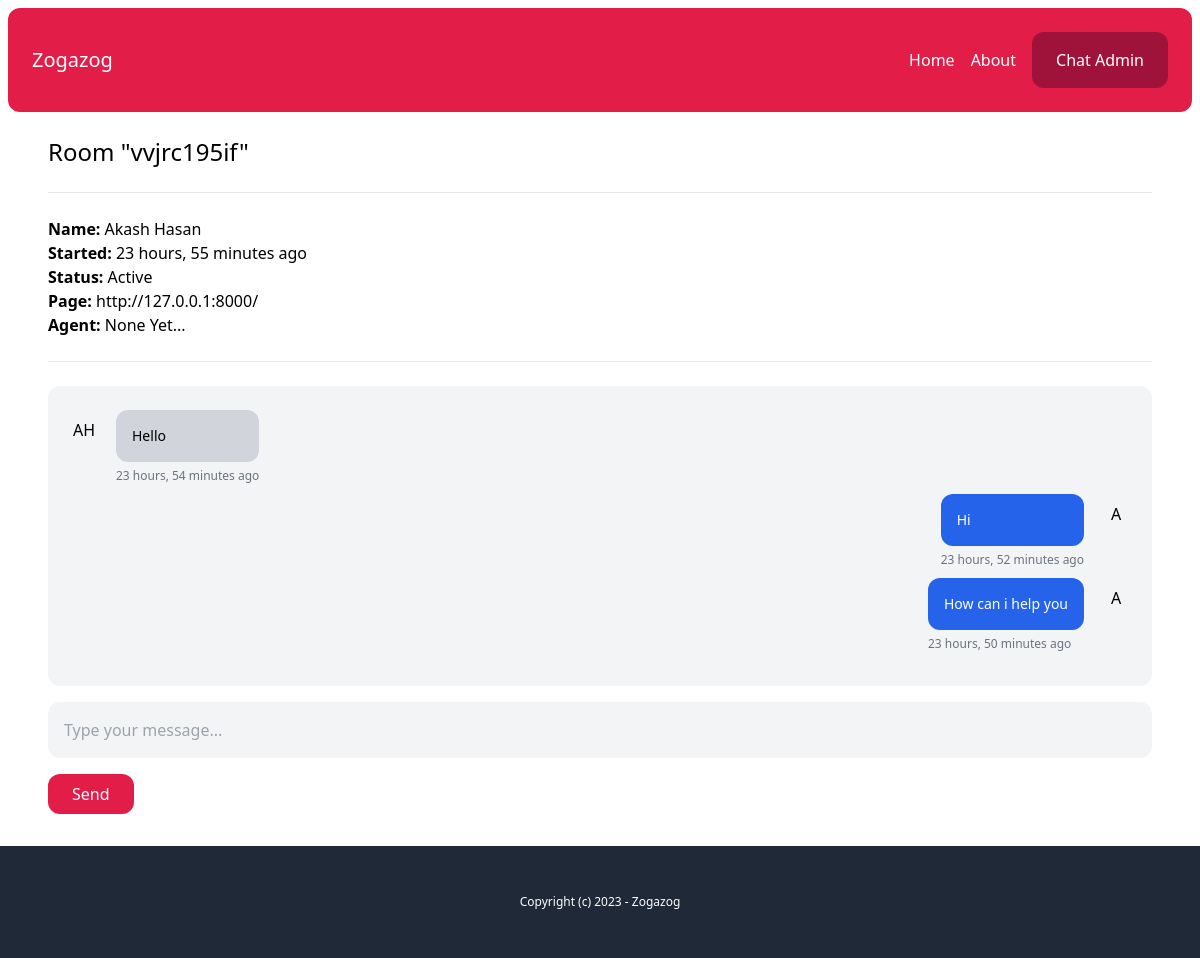
The page /chat-room/vvjrc195if/ (signed in) on the database its author committed.
### chat/models.py (models this page shows, shortened)
class Room(models.Model):
    WAITING = 'waiting'
    ACTIVE = 'active'
    CLOSED = 'closed'
    CHOICES_STATUS = (
        (WAITING, 'Waiting'),
        (ACTIVE, 'Active'),
        (CLOSED, 'Closed'),
    )
    uuid = models.CharField(_("UUID"), max_length=255)
    client = models.CharField(_("Client"), max_length=255)
    agent = models.ForeignKey(User, related_name='rooms',blank=True,null=True, on_delete=models.SET_NULL)
    messages = models.ManyToManyField(Message, blank=True)
    url = models.CharField(_("URL"), max_length=255,blank=True,null=True)
    status = models.CharField(_("STATUS"), max_length=20,choices=CHOICES_STATUS,default=WAITING)
    created_at = models.DateTimeField(_("Created At"), auto_now=False, auto_now_add=True)
    class Meta:
        ordering = ('-created_at',)

class Message(models.Model):
    body = models.TextField(_("Message"))
    send_by = models.CharField(_("Send By"), max_length=255)
    created_at = models.DateTimeField(_("Created At"), auto_now=False, auto_now_add=True)
    created_by = models.ForeignKey(User,blank=True,null=True, on_delete=models.SET_NULL)
    class Meta:
        ordering = ('created_at',)

### chat/views.py (the view)
# urls.py: path('chat-room/<str:uuid>/', views.room, name="chat-room"),
@login_required
def room(request,uuid):
    room = Room.objects.get(uuid=uuid)
    if room.status == Room.WAITING:
        room.status = Room.ACTIVE
        room.agent = request.user
        room.save()
    return render(request, 'chat/room.html', {'room': room})

### chat/templatetags/chatextras.py (called while the page is built)
@register.filter(name='initials')
def initials(value):
    initials = ''
    for name in value.split(" "):
        if name and len(initials) < 3:
            initials += name[0].upper()
    return initials

### chat/templates/chat/room.html (shortened to what this page needs)
{% extends "core/base.html" %}
{% load static chatextras  %}
{% block content %}
    <h1 class="text-2xl">Room "{{room.uuid}}"</h1>
    <hr class="my-6">
    <p class="mb-6">
        <b>Name: </b> {{room.client}} <br>
        <b>Started: </b> {{room.created_at|timesince}} ago <br>
        <b>Status: </b> {{room.get_status_display}} <br>
        <b>Page: </b> {{room.url}} <br>
        <b>Agent: </b> {% firstof room.created_by.name 'None Yet...'  %} <br>
    </p>
    <hr class="mb-6">
    <div id="chat_log" class="mb-4 p-4 bg-gray-100 rounded-xl overflow-scroll flex flex-col flex-grow h-[300px]">
        {% for message in room.messages.all %}
            <div class="flex w-full max-w-md mt-2 space-x-3 {% if message.created_by %}ml-auto justify-end {% endif %}">
                {% if not message.created_by %}
                    <div class="flex-shrink-0 h-10 w-10 rounded-full bg-gray-200 text-center pt-2">
                        {{ message.send_by|initials }}
                    </div>
                {% endif %}
                <div class="">
                    <div class="p-4 rounded-xl {% if message.created_by %}bg-blue-600 text-white {% else %}bg-gray-300{% endif %}">
                        <p class="text-sm">{{ message.body }}</p>
                    </div>
                    <span class="text-xs text-gray-500 leading-none">{{ message.created_at|timesince}} ago</span>
                </div>
                {% if message.created_by %}
                    <div class="flex-shrink-0 h-10 w-10 rounded-full bg-gray-200 text-center pt-2">
                        {{ message.send_by|initials }}
                    </div>
                {% endif %}
            </div>
        {% endfor %}
    </div>
    {% if room.status == 'active' %}
        <input type="text" name="body" id="chat_message_input" class="w-full mb-4 p-4 bg-gray-100 rounded-xl" placeholder="Type your message...">
        <button id="chat_message_submit" class="py-2 px-6 bg-rose-600 text-white rounded-xl">Send</button>
    {% endif %}
{% endblock content %}

### rows shown on the page
Room: uuid "vvjrc195if", client "Akash Hasan", created_at "23 hours, 55 minutes", status "Active", url "http://127.0.0.1:8000/"
Message: send_by|initials "AH", body "Hello", created_at "23 hours, 54 minutes"
Message: body "Hi", created_at "23 hours, 52 minutes", send_by|initials "A"
Message: body "How can i help you", created_at "23 hours, 50 minutes", send_by|initials "A"
